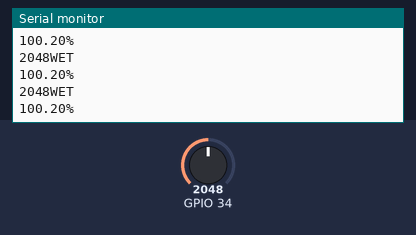
Recording of a sketch running on a simulated ESP32. Parts: the last lines printed to the serial monitor. The inputs (shaded band) are chosen by the test bench; at power-on: GPIO 34 = 2048.

Above: at 1.3 s.
1.4 s: GPIO 34 set to 2205
At 1.9 s:
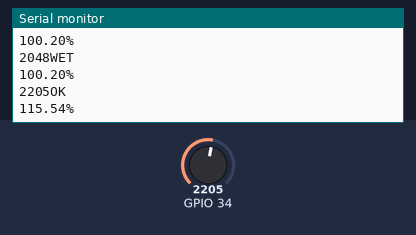
3.5 s: GPIO 34 set to 3175
At 3.9 s:
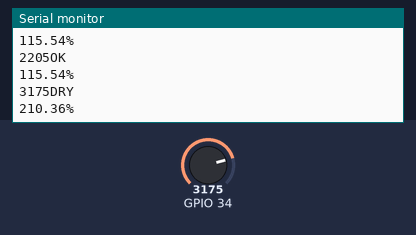
Timing chart, 0 to 6.5 s (numbered marks = the images above; inputs shaded):
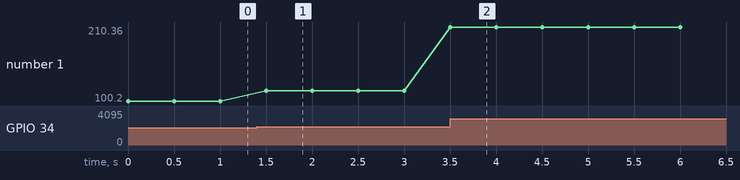

The sketch:

soil.ino
```cpp
#include <Wire.h>

void setup()
{
  Serial.begin(9600);

}

void loop()
{
  int i = analogRead(34);
  String msg = i < 2165 ? "WET" : i > 3135 ? "DRY" : "OK";
  float kelembabanTanah = (100 - ((i/1023.00)*100));
  Serial.print(i);
  Serial.println(msg);
  Serial.print(kelembabanTanah*(-1));
  Serial.println("%");
  delay(500);
}
```

Measured:
- after the input at 1.4 s, the serial monitor: prints a new line after 0.10 s (image 1)
- after the input at 3.5 s, the serial monitor: prints a new line at once (image 2)
- plotted number 1: 100.2 → 115.54 after the input at 1.4 s, 115.54 → 210.36 after the input at 3.5 s
